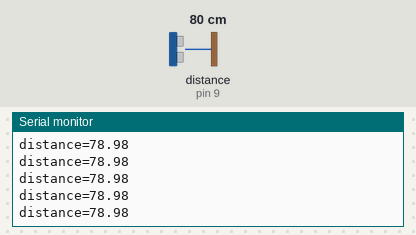
This sketch was run on a simulated Arduino Uno, built with avr-gcc and run on an emulated ATmega328P. Shown: the last lines printed to the serial monitor. Wiring (inferred from the names in the program): ultrasonic range finder: trigger pin 10; echo pin 9. Inputs (shaded band) come from the test bench; at power-on: distance to the obstacle (sensor on pin 9) 80 cm. The echo pulse lasts 58.3 µs per cm.

Above: at 1.2 s.
1.3 s: distance to the obstacle (sensor on pin 9) set to 299 cm
At 1.9 s:
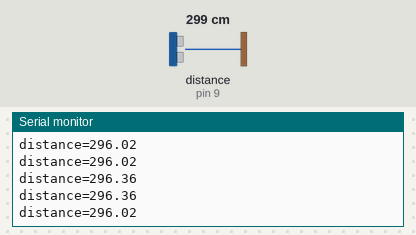
4.3 s: distance to the obstacle (sensor on pin 9) set to 2 cm
At 5.4 s:
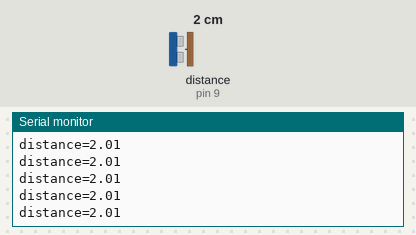
7.3 s: distance to the obstacle (sensor on pin 9) set to 18 cm
At 8.4 s:
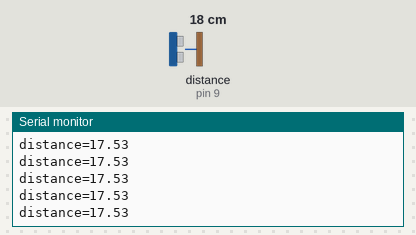
13.3 s: distance to the obstacle (sensor on pin 9) set to 4 cm
At 14.2 s:
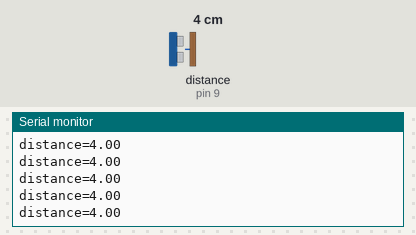
Timing chart, 0 to 16.3 s (numbered marks = the images above; inputs shaded):
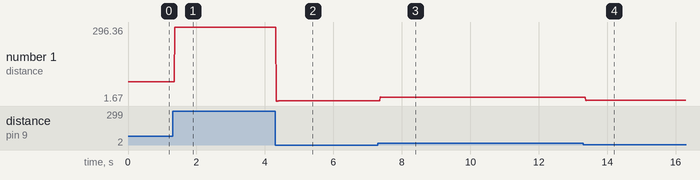

The sketch:

Servo_motor.ino
```cpp
const int trig=10;
const int echo=9;
long duration;
float distance;
void setup(){
pinMode(trig,OUTPUT);
pinMode(echo,INPUT);
Serial.begin(9600);
}
void loop(){
digitalWrite(trig,LOW);
delayMicroseconds(2);

digitalWrite(trig,HIGH);
delayMicroseconds(10);

digitalWrite(trig,LOW);
delayMicroseconds(2);


digitalRead(echo);

duration=pulseIn(echo,HIGH);

distance=duration * 0.034/2;

Serial.print("distance=");
Serial.println(distance);
}
```

Measured:
- after the input at 1.3 s, the serial monitor: prints a new line after 0.07 s (image 1)
- after the input at 4.3 s, the serial monitor: prints a new line at once (image 2)
- after the input at 7.3 s, the serial monitor: prints a new line after 0.07 s (image 3)
- after the input at 13.3 s, the serial monitor: prints a new line after 0.08 s (image 4)
- plotted number 1: 78.98 → 296.02 after the input at 1.3 s, 296.02 → 2.01 after the input at 4.3 s, 2.01 → 17.53 after the input at 7.3 s, 17.53 → 4 after the input at 13.3 s
